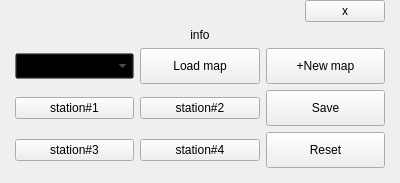
                <widget class="QWidget" name="admin_page">
                 <layout class="QVBoxLayout" name="verticalLayout_18">
                  <property name="spacing">
                   <number>0</number>
                  </property>
                  <property name="leftMargin">
                   <number>0</number>
                  </property>
                  <property name="topMargin">
                   <number>0</number>
                  </property>
                  <property name="rightMargin">
                   <number>0</number>
                  </property>
                  <property name="bottomMargin">
                   <number>0</number>
                  </property>
                  <item>
                   <widget class="QFrame" name="settings_frame_2">
                    <property name="minimumSize">
                     <size>
                      <width>400</width>
                      <height>50</height>
                     </size>
                    </property>
                    <property name="maximumSize">
                     <size>
                      <width>400</width>
                      <height>500</height>
                     </size>
                    </property>
                    <property name="frameShape">
                     <enum>QFrame::NoFrame</enum>
                    </property>
                    <property name="frameShadow">
                     <enum>QFrame::Raised</enum>
                    </property>
                    <layout class="QVBoxLayout" name="verticalLayout_14">
                     <property name="leftMargin">
                      <number>15</number>
                     </property>
                     <property name="topMargin">
                      <number>0</number>
                     </property>
                     <property name="rightMargin">
                      <number>15</number>
                     </property>
                     <property name="bottomMargin">
                      <number>15</number>
                     </property>
                     <item>
                      <widget class="QFrame" name="frame_7">
                       <property name="minimumSize">
                        <size>
                         <width>0</width>
                         <height>0</height>
                        </size>
                       </property>
                       <property name="frameShape">
                        <enum>QFrame::NoFrame</enum>
                       </property>
                       <property name="frameShadow">
                        <enum>QFrame::Raised</enum>
                       </property>
                       <layout class="QVBoxLayout" name="verticalLayout_17">
                        <property name="leftMargin">
                         <number>0</number>
                        </property>
                        <property name="topMargin">
                         <number>0</number>
                        </property>
                        <property name="rightMargin">
                         <number>0</number>
                        </property>
                        <property name="bottomMargin">
                         <number>0</number>
                        </property>
                        <item alignment="Qt::AlignRight">
                         <widget class="QPushButton" name="close_setting">
                          <property name="text">
                           <string>x</string>
                          </property>
                         </widget>
                        </item>
                        <item>
                         <widget class="QLabel" name="settings_info_2">
                          <property name="text">
                           <string>info</string>
                          </property>
                          <property name="alignment">
                           <set>Qt::AlignCenter</set>
                          </property>
                         </widget>
                        </item>
                        <item>
                         <layout class="QHBoxLayout" name="horizontalLayout_12">
                          <item>
                           <widget class="QComboBox" name="maps_line_3">
                            <property name="minimumSize">
                             <size>
                              <width>0</width>
                              <height>26</height>
                             </size>
                            </property>
                            <property name="styleSheet">
                             <string notr="true">background-color: transparent;
color: #72777a;</string>
                            </property>
                           </widget>
                          </item>
                          <item>
                           <widget class="QPushButton" name="load_map_3">
                            <property name="minimumSize">
                             <size>
                              <width>0</width>
                              <height>36</height>
                             </size>
                            </property>
                            <property name="styleSheet">
                             <string notr="true"/>
                            </property>
                            <property name="text">
                             <string>Load map</string>
                            </property>
                           </widget>
                          </item>
                          <item>
                           <widget class="QPushButton" name="new_map_3">
                            <property name="minimumSize">
                             <size>
                              <width>0</width>
                              <height>36</height>
                             </size>
                            </property>
                            <property name="text">
                             <string>+New map</string>
                            </property>
                           </widget>
                          </item>
                         </layout>
                        </item>
                        <item>
                         <layout class="QGridLayout" name="settings_gridlayout_3">
                          <item row="0" column="0">
                           <widget class="QPushButton" name="station_9">
                            <property name="text">
                             <string>station#1</string>
                            </property>
                           </widget>
                          </item>
                          <item row="0" column="1">
                           <widget class="QPushButton" name="station_10">
                            <property name="text">
                             <string>station#2</string>
                            </property>
                           </widget>
                          </item>
                          <item row="0" column="2">
                           <widget class="QPushButton" name="save_btn_3">
                            <property name="minimumSize">
                             <size>
                              <width>0</width>
                              <height>36</height>
                             </size>
                            </property>
                            <property name="text">
                             <string>Save</string>
                            </property>
                           </widget>
                          </item>
                          <item row="1" column="0">
                           <widget class="QPushButton" name="station_11">
                            <property name="text">
                             <string>station#3</string>
                            </property>
                           </widget>
                          </item>
                          <item row="1" column="1">
                           <widget class="QPushButton" name="station_12">
                            <property name="text">
                             <string>station#4</string>
                            </property>
                           </widget>
                          </item>
                          <item row="1" column="2">
                           <widget class="QPushButton" name="reset_btn_3">
                            <property name="minimumSize">
                             <size>
                              <width>0</width>
                              <height>36</height>
                             </size>
                            </property>
                            <property name="text">
                             <string>Reset</string>
                            </property>
                           </widget>
                          </item>
                         </layout>
                        </item>
                       </layout>
                      </widget>
                     </item>
                    </layout>
                   </widget>
                  </item>
                 </layout>
                </widget>
